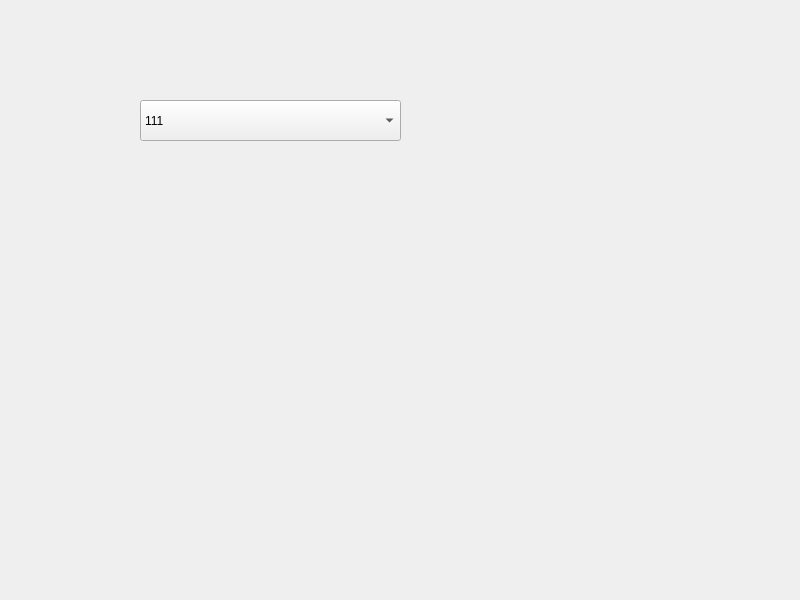
<?xml version="1.0" encoding="UTF-8"?>
<ui version="4.0">
 <class>Widget</class>
 <widget class="QWidget" name="Widget">
  <property name="geometry">
   <rect>
    <x>0</x>
    <y>0</y>
    <width>800</width>
    <height>600</height>
   </rect>
  </property>
  <property name="windowTitle">
   <string>Widget</string>
  </property>
  <widget class="QComboBox" name="comboBox">
   <property name="geometry">
    <rect>
     <x>140</x>
     <y>100</y>
     <width>261</width>
     <height>41</height>
    </rect>
   </property>
   <item>
    <property name="text">
     <string>111</string>
    </property>
   </item>
   <item>
    <property name="text">
     <string>222</string>
    </property>
   </item>
   <item>
    <property name="text">
     <string>333</string>
    </property>
   </item>
  </widget>
 </widget>
 <resources/>
 <connections/>
</ui>
